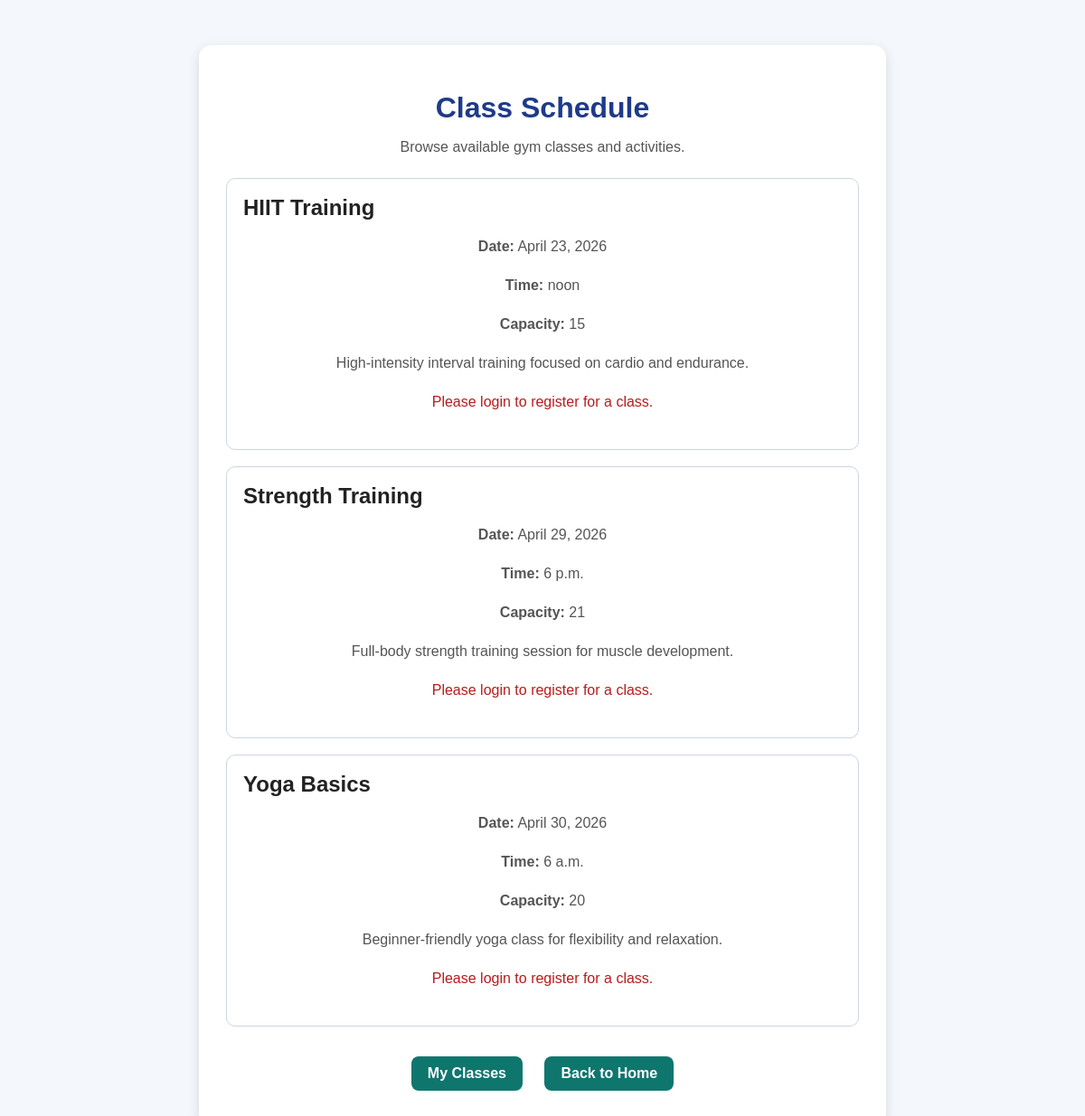
/classes/, run on the app's committed database.
### classes_app/models.py (models this page shows, shortened)
class GymClass(models.Model):
    title = models.CharField(max_length=100)
    description = models.TextField()
    class_date = models.DateField()
    class_time = models.TimeField()
    capacity = models.IntegerField()

### classes_app/views.py (the view)
# urls.py: path('', views.class_list, name='class_list'),
def class_list(request):
    classes = GymClass.objects.all().order_by('class_date', 'class_time')
    return render(request, 'classes_app/class_list.html', {'classes': classes})

### classes_app/templates/classes_app/class_list.html (shortened to what this page needs)
{% load static %}
<!DOCTYPE html>
<html lang="en">
<head>
    <link rel="stylesheet" href="{% static 'members/style.css' %}">
</head>
<body>
    <div class="container">
        <h1>Class Schedule</h1>
        <p>Browse available gym classes and activities.</p>
        {% for item in classes %}
            <div style="border: 1px solid #cbd5e1; border-radius: 10px; padding: 18px; margin-bottom: 18px;">
                <h2 style="margin-top: 0;">{{ item.title }}</h2>
                <p><strong>Date:</strong> {{ item.class_date }}</p>
                <p><strong>Time:</strong> {{ item.class_time }}</p>
                <p><strong>Capacity:</strong> {{ item.capacity }}</p>
                <p>{{ item.description }}</p>
                {% if user.is_authenticated %}
                    <a class="back-link" href="/classes/register/{{ item.id }}/">Sign Up for Class</a>
                {% else %}
                    <p style="color: #b91c1c;">Please login to register for a class.</p>
                {% endif %}
            </div>
        {% empty %}
            <p>No classes available yet.</p>
        {% endfor %}
        <div class="nav-links">
            <a href="/classes/my-classes/">My Classes</a>
            <a href="/">Back to Home</a>
        </div>
    </div>
</body>
</html>

### members/static/members/style.css (style rules this page uses)
body { font-family: Arial, sans-serif; background: #f4f7fb; margin: 0; padding: 0; color: #222; }
.container { width: 90%; max-width: 700px; margin: 50px auto; background: #ffffff; padding: 30px; border-radius: 14px; box-shadow: 0 4px 14px rgba(0, 0, 0, 0.12); }
h1 { text-align: center; color: #1e3a8a; margin-bottom: 10px; }
p { text-align: center; color: #555; margin-bottom: 25px; }
.nav-links { text-align: center; margin-top: 25px; }
.nav-links a { display: inline-block; margin: 8px 10px; text-decoration: none; color: white; background: #0f766e; padding: 10px 18px; border-radius: 8px; font-weight: bold; }

### data on the page
GymClass: title "HIIT Training", class_date "April 23, 2026", class_time "noon", capacity "15", description "High-intensity interval training focused on cardio and endurance."
GymClass: title "Strength Training", class_date "April 29, 2026", class_time "6 p.m.", capacity "21", description "Full-body strength training session for muscle development."
GymClass: title "Yoga Basics", class_date "April 30, 2026", class_time "6 a.m.", capacity "20", description "Beginner-friendly yoga class for flexibility and relaxation."
